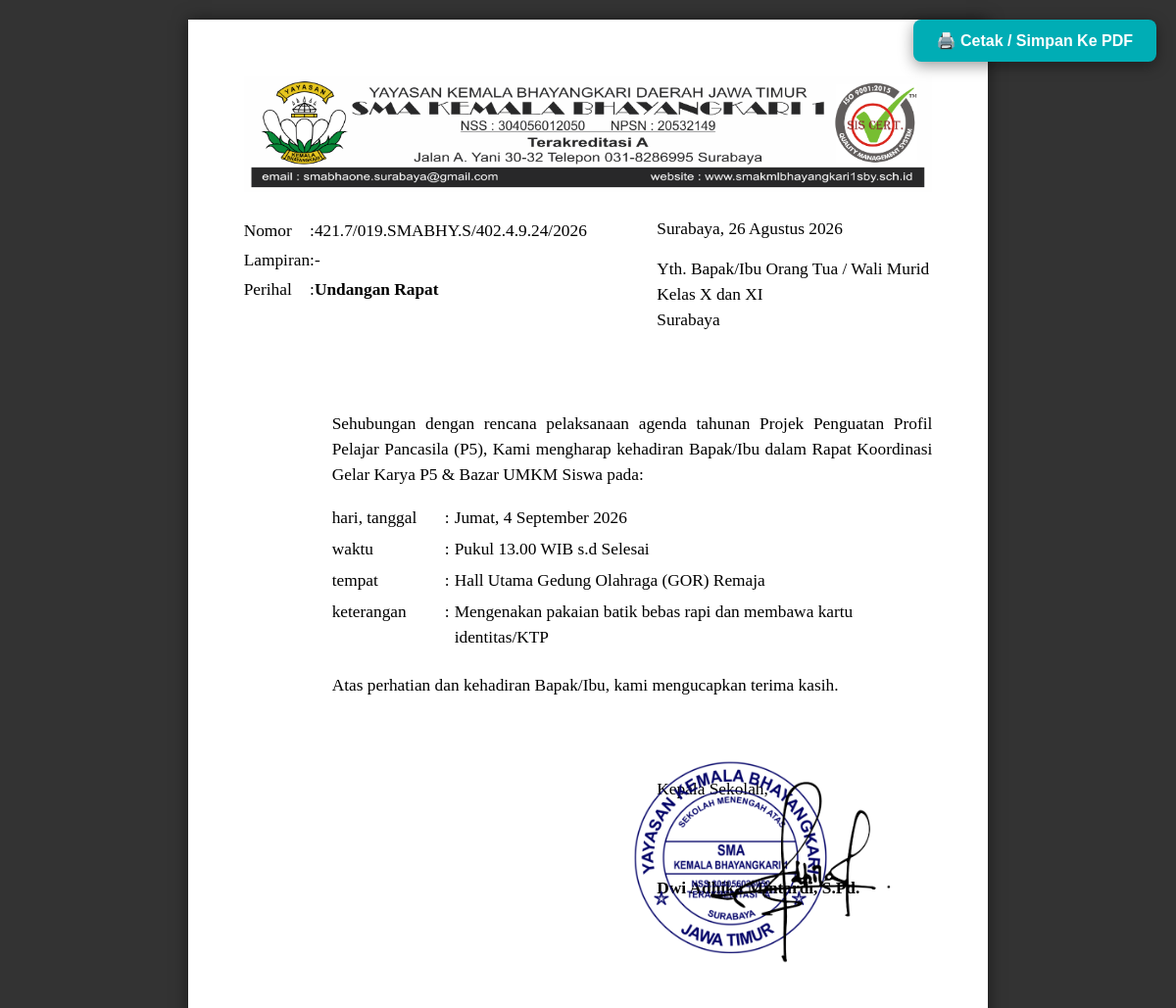
/surat/cetak/20 (signed in), run on the app's committed database.
### tables this page shows
CREATE TABLE surat (
            id INTEGER PRIMARY KEY AUTOINCREMENT,
            jenis_surat TEXT, nomor_surat TEXT, perihal TEXT, bulan TEXT, uploaded_by TEXT,
            nama_penerima TEXT, unit TEXT, no_pegawai TEXT, kelas TEXT DEFAULT '-', no_induk_siswa TEXT DEFAULT '-',
            ttl TEXT DEFAULT '-', alamat TEXT DEFAULT '-', isi_keterangan TEXT DEFAULT '-', keterangan_acara TEXT DEFAULT '-', nama_event TEXT,
            hari_tanggal TEXT, tempat TEXT, tgl_surat TEXT DEFAULT '-',
            lampiran TEXT DEFAULT '-', waktu TEXT DEFAULT '-', alamat_tempat TEXT DEFAULT '-',
            isi_custom_html TEXT DEFAULT '-', file_custom_path TEXT DEFAULT '-',
            nama_bank TEXT DEFAULT '-', no_rekening TEXT DEFAULT '-', virtual_account TEXT DEFAULT '-'
        , is_approved INTEGER DEFAULT 0);

### routes/surat_keluar_routes.py (the view)
@surat_keluar_bp.route('/surat/cetak/<int:surat_id>')
def cetak_surat(surat_id):
    if 'username' not in session:
        return redirect(url_for('auth_bp.login_page'))
    conn = get_db()
    cursor = conn.cursor()
    cursor.execute("SELECT * FROM surat WHERE id = ?", (surat_id,))
    surat = cursor.fetchone()
    conn.close()
    if not surat:
        return "Surat tidak ditemukan!", 404
    surat_dict = dict(surat)
    surat_dict['tgl_surat_indo'] = format_tanggal_indo(surat_dict.get('tgl_surat'))
    if surat_dict.get('jenis_surat') == 'CUSTOM_FILE' and surat_dict.get('file_custom_path') != '-':
        upload_folder = os.path.join(current_app.root_path, 'static', 'uploads')
        return send_from_directory(upload_folder, surat_dict['file_custom_path'])
    if surat_dict['jenis_surat'] == 'REKOMENDASI_KOLEKTIF':
        raw_siswa = surat_dict.get('isi_keterangan', '') or ''
        siswa_list = []
        for line in raw_siswa.strip().split('\n'):
            if line.strip():
                parts = [p.strip() for p in line.split(',')]
                siswa_list.append({
                    'nama': parts[0] if len(parts) > 0 else '-',
                    'kelas': parts[1] if len(parts) > 1 else '-',
                    'nis': parts[2] if len(parts) > 2 else '-'
                })
        surat_dict['siswa_list'] = siswa_list
        return render_template('cetak_rekomendasi_kolektif.html', surat=surat_dict)
    elif surat['jenis_surat'] == 'KETERANGAN':
        return render_template('cetak_keterangan.html', surat=surat_dict)
    elif surat['jenis_surat'] == 'TUGAS':
        return render_template('cetak_tugas.html', surat=surat_dict)
    elif surat['jenis_surat'] == 'UNDANGAN':
        return render_template('cetak_undangan.html', surat=surat_dict)
    elif surat_dict['jenis_surat'] == 'KETERANGAN_PIP':
        return render_template('cetak_keterangan_pip.html', surat=surat_dict)
    elif surat['jenis_surat'] == 'SARPRAS':
        return render_template('cetak_sarpras.html', surat=surat_dict)
    elif surat['jenis_surat'] == 'CUSTOM_EDITOR':
        return render_template('cetak_custom.html', surat=surat_dict)
    return render_template('cetak_surat.html', surat=surat_dict)

### routes/utils.py (called while the page is built)
def get_db():
    conn = sqlite3.connect('arsip_kantor.db')
    conn.row_factory = sqlite3.Row
    return conn

def format_tanggal_indo(tgl_str):
    if not tgl_str or tgl_str == '-':
        return '18 Agustus 2026'
    bulan_indo = {
        '01': 'Januari', '02': 'Februari', '03': 'Maret', '04': 'April',
        '05': 'Mei', '06': 'Juni', '07': 'Juli', '08': 'Agustus',
        '09': 'September', '10': 'Oktober', '11': 'November', '12': 'Desember'
    }
    try:
        parts = tgl_str.split('-')
        if len(parts) == 3:
            thn, bln, tgl = parts
            return f"{int(tgl)} {bulan_indo.get(bln, bln)} {thn}"
    except Exception:
        pass
    return tgl_str

### templates/cetak_undangan.html (shortened to what this page needs)
<!DOCTYPE html>
<html lang="id">
<head>
</head>
<body>
    <button class="btn-print" onclick="window.print()">🖨️ Cetak / Simpan Ke PDF</button>
    <div class="paper">
        <div class="kop-container">
            <img src="{{ url_for('static', filename='img/kop.png') }}" class="kop-surat-img" alt="Kop Surat">
        </div>
        <div style="display: flex; width: 100%; margin-bottom: 25px;">
            <div style="width: 45%;">
                <table style="width: 100%; border-collapse: collapse;">
                    <tr>
                        <td style="width: 75px; vertical-align: top; padding: 2px 0;">Nomor</td>
                        <td style="width: 15px; vertical-align: top; padding: 2px 0; text-align: center;">:</td>
                        <td style="vertical-align: top; padding: 2px 0;">{{ surat['nomor_surat'] }}</td>
                    </tr>
                    <tr>
                        <td style="vertical-align: top; padding: 2px 0;">Lampiran</td>
                        <td style="vertical-align: top; padding: 2px 0; text-align: center;">:</td>
                        <td style="vertical-align: top; padding: 2px 0;">{{ surat['lampiran'] if surat['lampiran'] else '-' }}</td>
                    </tr>
                    <tr>
                        <td style="vertical-align: top; padding: 2px 0;">Perihal</td>
                        <td style="vertical-align: top; padding: 2px 0; text-align: center;">:</td>
                        <td style="vertical-align: top; padding: 2px 0;"><b>{{ surat['perihal'] }}</b></td>
                    </tr>
                </table>
            </div>
            <div style="width: 15%;"></div>
            <div style="width: 40%; text-align: left;">
                <div style="margin-bottom: 15px;">
                    Surabaya, {{ surat['tgl_surat_indo'] if surat['tgl_surat_indo'] else '12 Maret 2026' }}
                </div>
                <div>
                    Yth. {{ surat['nama_penerima'] }}<br>
                    <span style="white-space: pre-line;">{{ surat['alamat'] if surat['alamat'] else 'SMA Kemala Bhayangkari 1\nSurabaya' }}</span>
                </div>
            </div>
        </div>
        <div style="margin-left: 90px; margin-top: 80px; margin-bottom: 35px;">
            <p style="text-align: justify; margin: 0 0 15px 0;">
                {{ surat['isi_keterangan'] if surat['isi_keterangan'] else 'Dengan ini kami memberitahukan bahwa dalam rangka pelaksanaan kegiatan, maka kami mengundang Bapak/Ibu pada rapat koordinasi yang akan dilaksanakan pada:' }}
            </p>
            <table style="width: 100%; border-collapse: collapse; margin-bottom: 20px;">
                <tr>
                    <td style="width: 110px; vertical-align: top; padding: 3px 0;">hari, tanggal</td>
                    <td style="width: 15px; vertical-align: top; padding: 3px 0; text-align: center;">:</td>
                    <td style="vertical-align: top; padding: 3px 0;">{{ surat['hari_tanggal'] if surat['hari_tanggal'] else '-' }}</td>
                </tr>
                <tr>
                    <td style="vertical-align: top; padding: 3px 0;">waktu</td>
                    <td style="vertical-align: top; padding: 3px 0; text-align: center;">:</td>
                    <td style="vertical-align: top; padding: 3px 0;">{{ surat['waktu'] if surat['waktu'] else '-' }}</td>
                </tr>
                <tr>
                    <td style="vertical-align: top; padding: 3px 0;">tempat</td>
                    <td style="vertical-align: top; padding: 3px 0; text-align: center;">:</td>
                    <td style="vertical-align: top; padding: 3px 0;">
                        {{ surat['tempat'] if surat['tempat'] else '-' }}<br>
                    </td>
                </tr>
                {% if surat['keterangan_acara'] %}
                <tr>
                    <td style="vertical-align: top; padding: 3px 0;">keterangan</td>
                    <td style="vertical-align: top; padding: 3px 0; text-align: center;">:</td>
                    <td style="vertical-align: top; padding: 3px 0;">{{ surat['keterangan_acara'] }}</td>
                </tr>
                {% endif %}
            </table>
            <p style="margin: 0; text-align: justify;">Atas perhatian dan kehadiran Bapak/Ibu, kami mengucapkan terima kasih.</p>
        </div>
        <div style="display: flex; justify-content: flex-end; margin-top: 80px;">
            <div style="width: 40%; text-align: left;">
                <p style="margin: 0;">Kepala Sekolah,</p>
                <div style="height: 75px; position: relative; display: flex; justify-content: center; align-items: center;">
                    {% if surat.is_approved == 1 %}
                        <img src="{{ url_for('static', filename='img/ttd_stamp.png') }}"
                            style="position: absolute; width: 280px; height: auto; top: -55px; left: 35%; transform: translateX(-50%); z-index: 10; pointer-events: none;">
                    {% endif %}
                </div>
                <p style="margin: 0;"><b>Dwi Adhika Mintardi, S.Pd.</b></p>
            </div>
        </div>
    </div>
</body>
</html>

### templates/cetak_undangan.html (style rules this page uses)
body { font-family: 'Times New Roman', Times, serif; font-size: 13pt; line-height: 1.5; color: #000; background: #333; margin: 0; padding: 20px 0; }
.paper { width: 215.9mm; min-height: 330mm; padding: 15mm 15mm 15mm 15mm; background: #fff; margin: 0 auto; box-shadow: 0 0 15px rgba(0,0,0,0.5); box-sizing: border-box; display: block; }
.kop-container { width: 100%; margin-bottom: 25px; text-align: center; }
.kop-surat-img { max-width: 100%; height: auto; display: block; margin: 0 auto; }
.btn-print { position: fixed; top: 20px; right: 20px; padding: 12px 24px; background: #00adb5; color: white; border: none; border-radius: 8px; font-weight: bold; font-size: 1rem; cursor: pointer; box-shadow: 0 4px 15px rgba(0,0,0,0.4); z-index: 9999; }

### data on the page
surat: nomor_surat "421.7/019.SMABHY.S/402.4.9.24/2026", lampiran "-", perihal "Undangan Rapat", nama_penerima "Bapak/Ibu Orang Tua / Wali Murid Kelas X dan XI", alamat "Surabaya", isi_keterangan "Sehubungan dengan rencana pelaksanaan agenda tahunan Projek Penguatan Profil Pelajar Pancasila (P5), Kami mengharap kehadiran Bapak/Ibu dalam Rapat Koordinasi Gelar Karya P5 & Bazar UMKM Siswa pada:", hari_tanggal "Jumat, 4 September 2026", waktu "Pukul 13.00 WIB s.d Selesai", tempat "Hall Utama Gedung Olahraga (GOR) Remaja", keterangan_acara "Mengenakan pakaian batik bebas rapi dan membawa kartu identitas/KTP"
